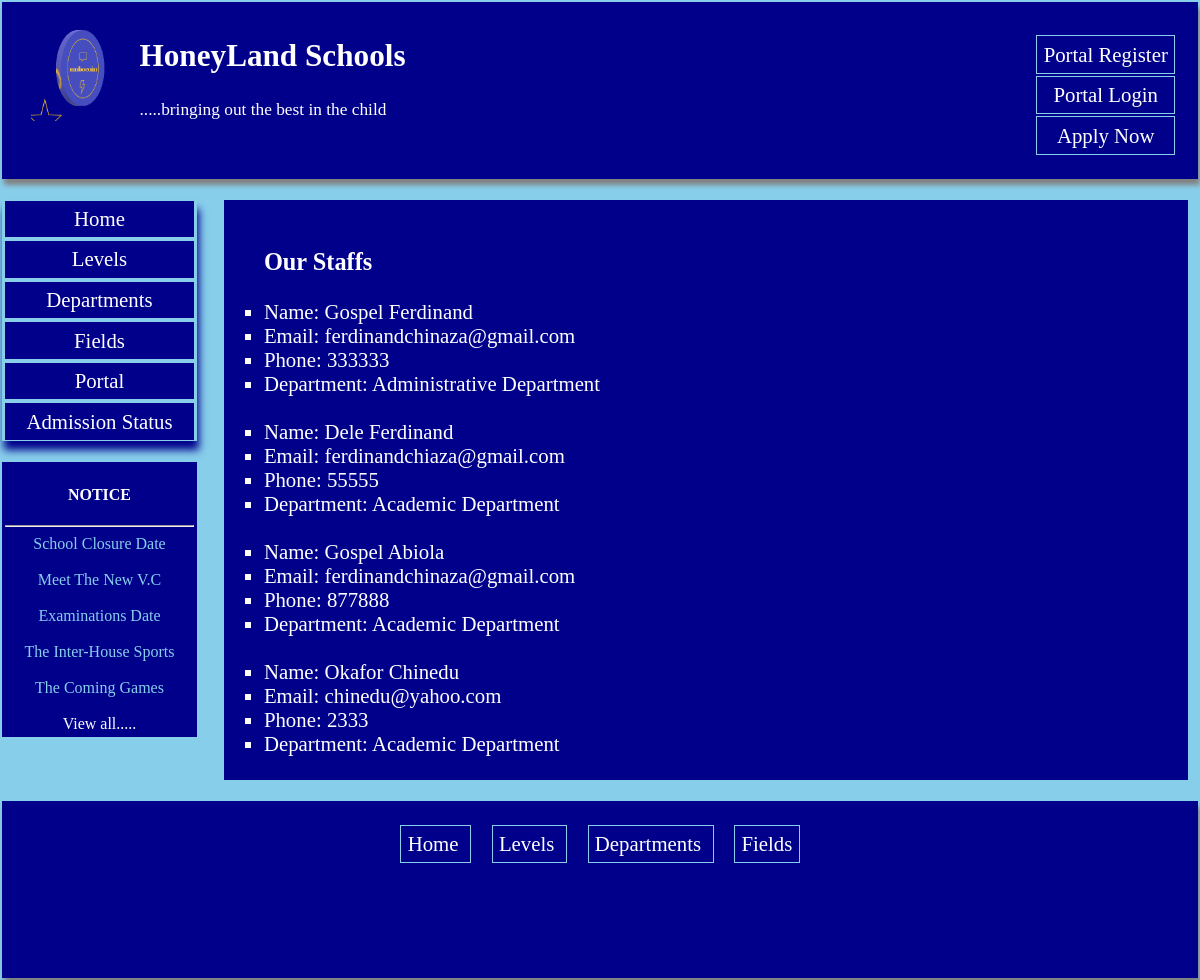
The page /staffs/ on the database its author committed.
### profiles/models.py (models this page shows, shortened)
class Logo(models.Model):
    name = models.CharField(max_length=200, null=True)
    image = models.ImageField(upload_to='media/')

class Posts(models.Model):
    title = models.CharField(max_length=100, null=True)
    slug =models.SlugField(max_length=100)
    author =  models.ForeignKey(CustomUser, on_delete=models.CASCADE)
    description = models.TextField(max_length=1000)
    post_date = models.DateTimeField(auto_now_add=True)
    image = models.ImageField(upload_to='media/')
    class Meta:
        ordering = ['post_date']
        verbose_name = 'Publication'
        verbose_name_plural = 'Publications'

class Staffdata(models.Model):
    nickname = models.ForeignKey(CustomUser,  on_delete=models.CASCADE)
    firstname = models.CharField(max_length=200,  null=True,  blank=True)
    lastname = models.CharField(max_length=200,  null=True,  blank=True)
    email = models.EmailField(null=True)
    phone = models.IntegerField(null=True)
    staff_image = models.ImageField(upload_to='media/', null=True)
    state = models.CharField(max_length=200,  )
    dept = models.ForeignKey(Departments,  on_delete=models.CASCADE)
    date_employed = models.DateTimeField(auto_now_add=True)
    slug = models.SlugField(null=True)
    class Meta:
        ordering = ['nickname']
        verbose_name = 'staffdatum'
        verbose_name_plural = 'staffdata'

class Departments(models.Model):
    dept_name = models.CharField(max_length=200,  null=True)
    hod = models.ForeignKey(HOD,  on_delete=models.CASCADE)
    slug = models.SlugField(null=True)
    class Meta:
        ordering = ['dept_name']
        verbose_name = 'Department'
        verbose_name_plural = 'Departments'
    def __str__(self):
        return self.dept_name

### profiles/views.py (the view)
# urls.py: path('staffs/', views.Staffs.as_view(), name= 'staffs'),
class Staffs(ListView):
    model = Staffdata
    template_name ='staffs.html'
    context_object_name = 'staffs'
    def get_context_data(self,  **kwargs):
        context = super().get_context_data(**kwargs)
        context['logo'] = Logo.objects.all()
        context['publications'] = Posts.objects.all()
        return context

### profiles/templates/staffs.html
{% extends 'base.html' %}
{% block content %}
<div class ='board' style=' color: white; background: darkblue; '>
       <ul >
           <br>
        <h3>Our Staffs</h3>
           {% for staff in staffs %}
     <li> Name: {{staff.firstname}}  {{staff.lastname}}</li>
     <li> Email: {{staff.email}}</li>
     <li> Phone: {{staff.phone}}</li>
     <li> Department: {{staff.dept}}</li>
     <br>
{% endfor %}
       </ul>
   </div>
{% endblock %}

### profiles/templates/base.html (shortened to what this page needs)
<head>
</head>
<body style ='margin: 0em; padding: 0.1em; font-size: 1.3em;  background: skyblue;'   >
    <header style= 'box-shadow: 2px 6px 5px grey;margin: 0em; padding-left: 1em; padding-right: 1em; padding-top: 0.5em; height: 8em;
    background: darkblue; color: white;'>
    {% if request.user.is_authenticated or request.user.is_superuser  %}
    <ul class='nav' style='float: right; list-style-type: none;' >
   <li> <a  style ='color: white; ' href = "#"> Welcome {{user}} </a></li>
    <li><a  style ='color: white; ' href ='{% url "logout" %}'> Logout </a></li>
    </ul>
{% else%}
    <ul class='nav' style='float: right; list-style-type: none;' >
        <li> <a  style ='color: white; ' href = '{% url "register" %}'> Portal Register </a></li>
         <li><a  style ='color: white; ' href ='{% url "login" %}'> Portal Login </a></li>
         <li><a  style ='color: white; ' href ='{% url "portalregister" %}'> Apply Now </a></li>
         </ul>
    {% endif %}
    {% for log in logo  %}
    <img style="backgrond: skyblue; float: left; margin: 0.4em; width: 100px; height: 100px;" src ="{{log.image.url}}"  >
{% endfor %}
<p style='text-shadow: 2px  8px skyblue;'><h2 style='text-align: left; '><a style='color: white;' href='{% url "home" %}'>HoneyLand Schools</a></h2></p>
<p style='text-align: left'> <small> .....bringing out the best in the child </small></p>
    </header>
<div class ='cover'>
<nav class='navigation'>
    <ul class ='nav' style =' padding:0;  list-style-type: none;'>
        <li><a href ='{% url "home" %}'> Home </a></li>
        <li> <a href ='{% url "levels" %}'> Levels </a> </li>
        <li> <a href ='{% url "departments" %}'> Departments </a> </li>
        <li><a href ='{% url "fields" %}'> Fields </a></li>
        <li><a href ='{% url "portal" %}'> Portal </a></li>
        <li><a  style ='color: white; ' href ='{% url "admissionstat" %}'> Admission Status </a></li>
    </ul>
    <div style='text-align: center; margin-bottom: 0.5em; padding: 0.2em; background: darkblue; color: white;font-size: medium'>
        <h4 style='padding: 0em;'>NOTICE </h4><hr>
        {% for pub in publications %}
         <a  href='{% url "details" pub.slug  %}'> {{pub.title}}</a><br><br style='color: skyblue;'>
{% endfor %}
<p style='margin: 0em;'><a  style=' color: white; ' href='{% url "publist"  %}'> View all.....</a></p>
    </div>
</nav>
<section style='padding-right: 0.5em'>
{% block content %}
{% endblock %}
</section>
</div>
<footer style= 'box-shadow: 2px 6px 5px grey;margin: 0em; padding-left: 1em; padding-right: 1em; padding-top: 0.5em; height: 8em;
    background: darkblue; color: white;'>
    <nav>
        <ul class ='navfooter' style =' padding:0;  list-style-type: none;'>
            <li><a href ='{% url "home" %}'> Home </a></li>
            <li> <a href ='{% url "levels" %}'> Levels </a> </li>
            <li> <a href ='{% url "departments" %}'> Departments </a> </li>
            <li><a href ='{% url "fields" %}'> Fields </a></li>
    </nav>
</footer>
</body>

### profiles/templates/base.html (style rules this page uses)
a { text-decoration: none; }
.cover { display: grid; grid-template-columns: 2fr 10fr; grid-gap: 1.3em; }
body { background-image: url('C:\Users\DELL\Desktop\portal\profiles\templates\Untitled.png'); background-size: cover; }
.board ul { list-style-type: square; pdding: 0.4em; }
.navigation a { color: skyblue; }
.nav { box-shadow: 2px 9px 8px darkblue; }
.nav li { color: white; background: darkblue; margin: 0.1em; text-align: center; border: 1px solid skyblue; }
.nav li a { padding: 0.3em; display: block; color: white; }
.navfooter { text-align: center; box-shadow: 2px 9px 8px darkblue; }
.navfooter li { color: white; padding: 0.4em; display: inline; background: darkblue; margin: 0.1em; text-align: center; }
.navfooter li a { padding: 0.3em; color: white; border: 1px solid skyblue; }

### rows shown on the page
Logo: image (picture)
Posts: title "School Closure Date"
Posts: title "Meet The New V.C"
Posts: title "Examinations Date"
Posts: title "The Inter-House Sports"
Posts: title "The Coming Games"
Staffdata: firstname "Gospel", lastname "Ferdinand", email "ferdinandchinaza@gmail.com", phone "333333", dept "Administrative Department"
Staffdata: firstname "Dele", lastname "Ferdinand", email "ferdinandchiaza@gmail.com", phone "55555", dept "Academic Department"
Staffdata: firstname "Gospel", lastname "Abiola", email "ferdinandchinaza@gmail.com", phone "877888", dept "Academic Department"
Staffdata: firstname "Okafor", lastname "Chinedu", email "chinedu@yahoo.com", phone "2333", dept "Academic Department"
